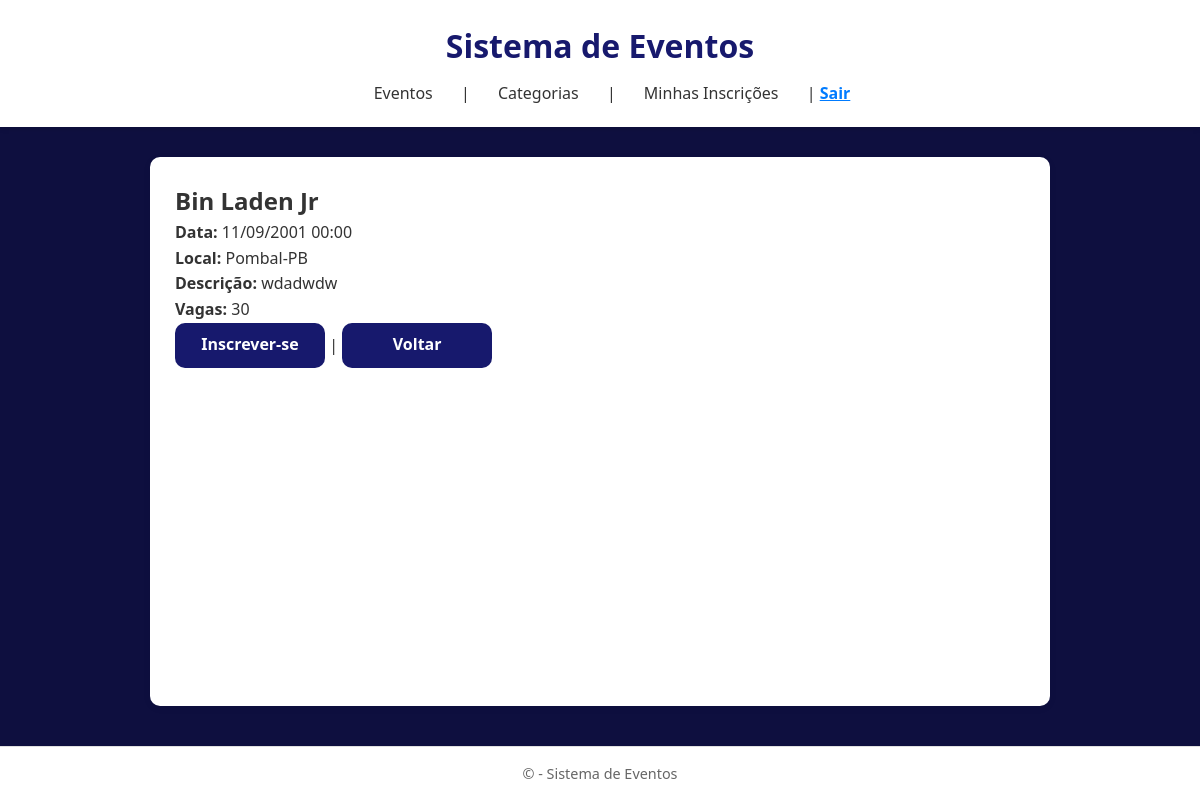
/events/3/ (signed in), run on the app's committed database.
### core/models.py (models this page shows, shortened)
class BaseModel(models.Model):
    created_at = models.DateTimeField(auto_now_add=True, null=True)
    updated_at = models.DateTimeField(auto_now=True, null=True)
    deleted_at = models.DateTimeField(auto_now=True, null=True)
    is_deleted = models.BooleanField(default=False, null=True)
    class Meta:
        abstract = True

class Events(BaseModel):
    date_time = models.DateTimeField()
    title = models.CharField(max_length=50)
    vagas = models.IntegerField(default=30)
    descriptions = models.TextField()
    local = models.CharField()
    category = models.ManyToManyField(CategoryEvent)

### core/views.py (the view)
# urls.py: path('events/<int:pk>/', views.EventDetailView.as_view(), name='event_detail'),
class EventDetailView(LoginRequiredMixin, DetailView):
    model = Events
    template_name = 'eventos/event_detail.html'
    context_object_name = 'event'
    def get(self, request, *args, **kwargs):
        logger.info(f'Usuário {request.user.username} acessou detalhes do evento {self.get_object().title}')
        return super().get(request, *args, **kwargs)

### core/templates/eventos/event_detail.html
{% extends "eventos/base.html" %}
{% block content %}
<h2>{{ event.title }}</h2>
<p><strong>Data:</strong> {{ event.date_time|date:"d/m/Y H:i" }}</p>
<p><strong>Local:</strong> {{ event.local }}</p>
<p><strong>Descrição:</strong> {{ event.descriptions }}</p>
<p><strong>Vagas:</strong> {{ event.vagas }}</p>
<a class="save-btn" href="{% url 'subscribe_create' %}">Inscrever-se</a> |
<a class="back-btn" href="{% url 'event_list' %}">Voltar</a>
{% endblock %}

### core/static/css/style.css (style rules this page uses)
:root { --primary: #17196dff; --primary-dark: #17196dff; --bg: #0e0f3fff; --text: #333; --card-bg: #fff; --border: #e0e0e0; --radius: 10px; }
* { box-sizing: border-box; margin: 0; padding: 0; }
body { font-family: "Segoe UI", Roboto, Arial, sans-serif; background: var(--bg); color: var(--text); line-height: 1.6; display: flex; flex-direction: column; min-height: 100vh; }
button, input[type="submit"], .button, .save-btn, .back-btn, .main-button { font-family: "Segoe UI", Roboto, Arial, sans-serif; font-size: 1rem; font-weight: 600; color: #fff; border: none; border-radius: var(--radius); cursor: pointer; text-align: center; display: inline-flex; align-items: center; justify-content: center; text-decoration: none; transition: 0.3s; }
.save-btn, .back-btn { width: 150px; height: 45px; padding: 0; }
.save-btn { background-color: var(--primary); }
.back-btn { background-color: var(--primary); }

### data on the page
Events: title "Bin Laden Jr", date_time "11/09/2001 00:00", local "Pombal-PB", descriptions "wdadwdw", vagas "30"
